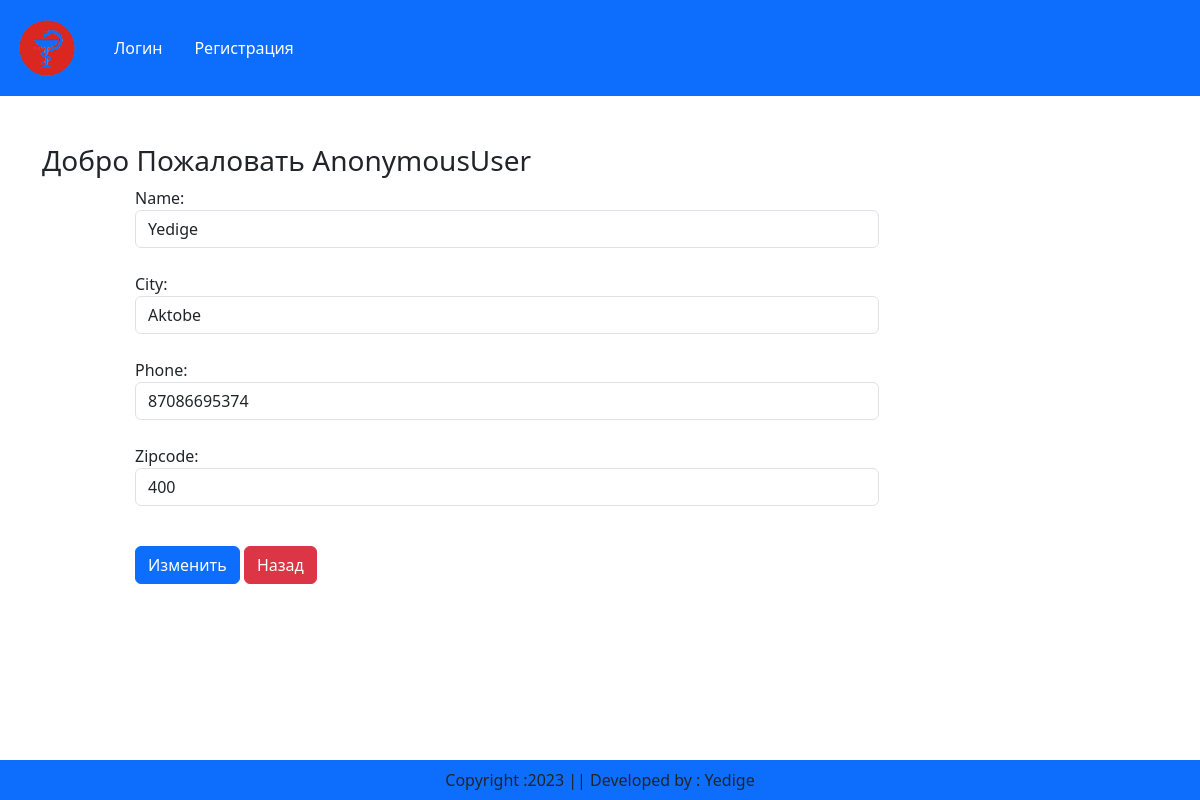
Screenshot of /updateAddress/1 with the database file from the repository.
### app/models.py (models this page shows, shortened)
class Customer(models.Model):
    user=models.ForeignKey(User,on_delete=models.CASCADE)
    name=models.CharField(max_length=200)
    city=models.CharField(max_length=50)
    phone=models.IntegerField(default=0)
    zipcode=models.IntegerField()

### app/views.py (the view, shortened to what this page needs)
# urls.py: path('updateAddress/<int:pk>', views.updateAddress.as_view(), name='updateAddress'),
class updateAddress(View):
    def get(self,request,pk):
        add=Customer.objects.get(pk=pk)
        form=CustomerProfileForm(instance=add)
        return render(request, 'app/updateAddress.html', locals())

### app/forms.py
class CustomerProfileForm(forms.ModelForm):
    class Meta:
        model=Customer
        fields=['name','city','phone','zipcode']
        widgets={
            'name':forms.TextInput(attrs={'class':'form-control'}),
            'city':forms.TextInput(attrs={'class':'form-control'}),
            'phone':forms.NumberInput(attrs={'class':'form-control'}),
            'zipcode':forms.NumberInput(attrs={'class':'form-control'}),
        }

### app/templates/app/updateAddress.html (shortened to what this page needs)
{% extends 'app/base.html' %}
{% load static %}
{% block main-content %}
<div class="container my-5">
    <div class="row">
     <h3>Добро Пожаловать <span class="text-capitalize">{{request.user}}</span></h3>
    </div>
    <div class="col-sm-8 offset-sm-1">
        <form action="" method="post">
            {% for fm in form %}
                {{fm.label_tag}} {{fm}} <small class="text-danger">{{fm.errors|striptags}}</small><br>
            {% endfor %}
            <div class="col-12 mt-3">
                <button type="submit" class="btn btn-primary">Изменить</button>
                <a href="{% url 'address' %}" type="button" class="btn btn-danger">Назад</a>
            </div>
        </form>
    </div>
</div>
{% endblock main-content %}

### rows the page displays
Customer: form "Yedige" "Aktobe" "87086695374" "400"

### other values shown
{{ request.user }} "AnonymousUser"
{{ fm.label_tag }} "Name:" "City:" "Phone:" "Zipcode:"
